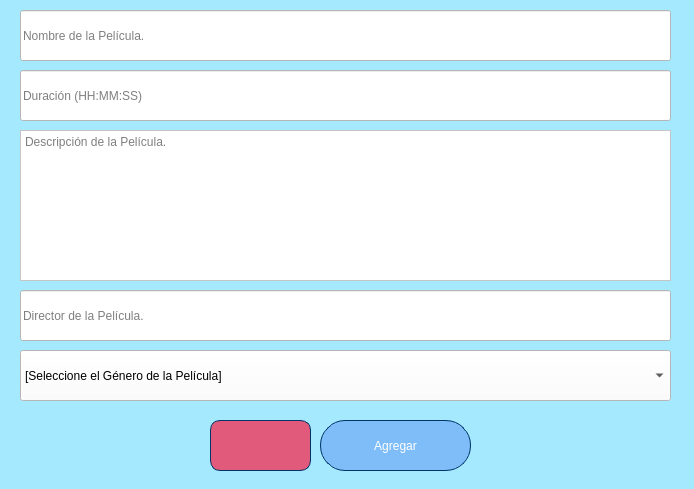
<?xml version="1.0" encoding="UTF-8"?>
<ui version="4.0">
 <class>Dialog</class>
 <widget class="QDialog" name="Dialog">
  <property name="geometry">
   <rect>
    <x>0</x>
    <y>0</y>
    <width>694</width>
    <height>489</height>
   </rect>
  </property>
  <property name="windowTitle">
   <string>Agregar Pelicula</string>
  </property>
  <property name="styleSheet">
   <string notr="true">background-color:rgb(165, 233, 255);</string>
  </property>
  <widget class="QLineEdit" name="TxtName">
   <property name="geometry">
    <rect>
     <x>20</x>
     <y>10</y>
     <width>651</width>
     <height>51</height>
    </rect>
   </property>
   <property name="styleSheet">
    <string notr="true">background-color:rgb(255,255,255);</string>
   </property>
   <property name="inputMask">
    <string/>
   </property>
   <property name="text">
    <string/>
   </property>
   <property name="placeholderText">
    <string>Nombre de la Película.</string>
   </property>
  </widget>
  <widget class="QTextEdit" name="TxtDescription">
   <property name="geometry">
    <rect>
     <x>20</x>
     <y>130</y>
     <width>651</width>
     <height>151</height>
    </rect>
   </property>
   <property name="styleSheet">
    <string notr="true">background-color:rgb(255,255,255);</string>
   </property>
   <property name="documentTitle">
    <string>Nombr </string>
   </property>
   <property name="html">
    <string>&lt;!DOCTYPE HTML PUBLIC &quot;-//W3C//DTD HTML 4.0//EN&quot; &quot;http://www.w3.org/TR/REC-html40/strict.dtd&quot;&gt;
&lt;html&gt;&lt;head&gt;&lt;meta name=&quot;qrichtext&quot; content=&quot;1&quot; /&gt;&lt;title&gt;Nombr &lt;/title&gt;&lt;style type=&quot;text/css&quot;&gt;
p, li { white-space: pre-wrap; }
&lt;/style&gt;&lt;/head&gt;&lt;body style=&quot; font-family:'Ubuntu'; font-size:11pt; font-weight:400; font-style:normal;&quot;&gt;
&lt;p style=&quot;-qt-paragraph-type:empty; margin-top:0px; margin-bottom:0px; margin-left:0px; margin-right:0px; -qt-block-indent:0; text-indent:0px;&quot;&gt;&lt;br /&gt;&lt;/p&gt;&lt;/body&gt;&lt;/html&gt;</string>
   </property>
   <property name="placeholderText">
    <string>Descripción de la Película.</string>
   </property>
  </widget>
  <widget class="QLineEdit" name="TxtTime">
   <property name="geometry">
    <rect>
     <x>20</x>
     <y>70</y>
     <width>651</width>
     <height>51</height>
    </rect>
   </property>
   <property name="styleSheet">
    <string notr="true">background-color:rgb(255,255,255);</string>
   </property>
   <property name="text">
    <string/>
   </property>
   <property name="placeholderText">
    <string>Duración (HH:MM:SS)</string>
   </property>
  </widget>
  <widget class="QLineEdit" name="TxtDirector">
   <property name="geometry">
    <rect>
     <x>20</x>
     <y>290</y>
     <width>651</width>
     <height>51</height>
    </rect>
   </property>
   <property name="styleSheet">
    <string notr="true">background-color:rgb(255,255,255);</string>
   </property>
   <property name="inputMask">
    <string/>
   </property>
   <property name="text">
    <string/>
   </property>
   <property name="placeholderText">
    <string>Director de la Película.</string>
   </property>
  </widget>
  <widget class="QComboBox" name="comboBox">
   <property name="geometry">
    <rect>
     <x>20</x>
     <y>350</y>
     <width>651</width>
     <height>51</height>
    </rect>
   </property>
   <property name="styleSheet">
    <string notr="true">background-color:rgb(255,255,255);</string>
   </property>
   <property name="editable">
    <bool>false</bool>
   </property>
   <property name="currentText">
    <string>[Seleccione el Género de la Película]</string>
   </property>
   <item>
    <property name="text">
     <string>[Seleccione el Género de la Película]</string>
    </property>
   </item>
   <item>
    <property name="text">
     <string>Hechos Reales</string>
    </property>
   </item>
   <item>
    <property name="text">
     <string>Bélicas</string>
    </property>
   </item>
   <item>
    <property name="text">
     <string>Comedias Musicales</string>
    </property>
   </item>
   <item>
    <property name="text">
     <string>Acción</string>
    </property>
   </item>
   <item>
    <property name="text">
     <string>Artes Marciales</string>
    </property>
   </item>
   <item>
    <property name="text">
     <string>Aventuras</string>
    </property>
   </item>
   <item>
    <property name="text">
     <string>Ciencia Ficción</string>
    </property>
   </item>
   <item>
    <property name="text">
     <string>Comedia</string>
    </property>
   </item>
   <item>
    <property name="text">
     <string>Dibujos Animados</string>
    </property>
   </item>
   <item>
    <property name="text">
     <string>Documental</string>
    </property>
   </item>
   <item>
    <property name="text">
     <string>Espada y Hechicería</string>
    </property>
   </item>
   <item>
    <property name="text">
     <string>Espionaje</string>
    </property>
   </item>
   <item>
    <property name="text">
     <string>Horror</string>
    </property>
   </item>
   <item>
    <property name="text">
     <string>Misterio</string>
    </property>
   </item>
   <item>
    <property name="text">
     <string>Muertos Vivientes</string>
    </property>
   </item>
   <item>
    <property name="text">
     <string>Propaganda</string>
    </property>
   </item>
   <item>
    <property name="text">
     <string>Suspenso</string>
    </property>
   </item>
   <item>
    <property name="text">
     <string>Terror</string>
    </property>
   </item>
   <item>
    <property name="text">
     <string>Deportivas</string>
    </property>
   </item>
   <item>
    <property name="text">
     <string>Dramáticas</string>
    </property>
   </item>
   <item>
    <property name="text">
     <string>Fantásticas</string>
    </property>
   </item>
   <item>
    <property name="text">
     <string>Infantiles</string>
    </property>
   </item>
   <item>
    <property name="text">
     <string>Musicales</string>
    </property>
   </item>
   <item>
    <property name="text">
     <string>Policíacas</string>
    </property>
   </item>
   <item>
    <property name="text">
     <string>Psicológicas</string>
    </property>
   </item>
   <item>
    <property name="text">
     <string>Románticas</string>
    </property>
   </item>
   <item>
    <property name="text">
     <string>Animales</string>
    </property>
   </item>
   <item>
    <property name="text">
     <string>Aviación</string>
    </property>
   </item>
   <item>
    <property name="text">
     <string>Delincuencia</string>
    </property>
   </item>
   <item>
    <property name="text">
     <string>Discapacitados</string>
    </property>
   </item>
   <item>
    <property name="text">
     <string>Religión</string>
    </property>
   </item>
   <item>
    <property name="text">
     <string>Política</string>
    </property>
   </item>
  </widget>
  <widget class="QPushButton" name="pushButton_2">
   <property name="geometry">
    <rect>
     <x>320</x>
     <y>420</y>
     <width>151</width>
     <height>51</height>
    </rect>
   </property>
   <property name="styleSheet">
    <string notr="true">border-style: solid;
border-width: 1px;
border-color: rgb(0, 51, 102);
background-color: rgb(126, 189, 248);
color: rgb(255, 255, 255);
border-radius: 25px;</string>
   </property>
   <property name="text">
    <string>Agregar</string>
   </property>
  </widget>
  <widget class="QPushButton" name="pushButton_3">
   <property name="geometry">
    <rect>
     <x>210</x>
     <y>420</y>
     <width>101</width>
     <height>51</height>
    </rect>
   </property>
   <property name="toolTip">
    <string/>
   </property>
   <property name="styleSheet">
    <string notr="true">border-style: solid;
border-width: 1px;
border-color: rgb(0, 51, 102);
background-color: rgb(225, 89, 123);
color: rgb(255, 255, 255);
border-radius: 10px;
image: url(:/cesto/1f5d1.png);</string>
   </property>
   <property name="text">
    <string/>
   </property>
  </widget>
 </widget>
 <resources>
  <include location="Logos/cesto.qrc"/>
 </resources>
 <connections/>
</ui>
